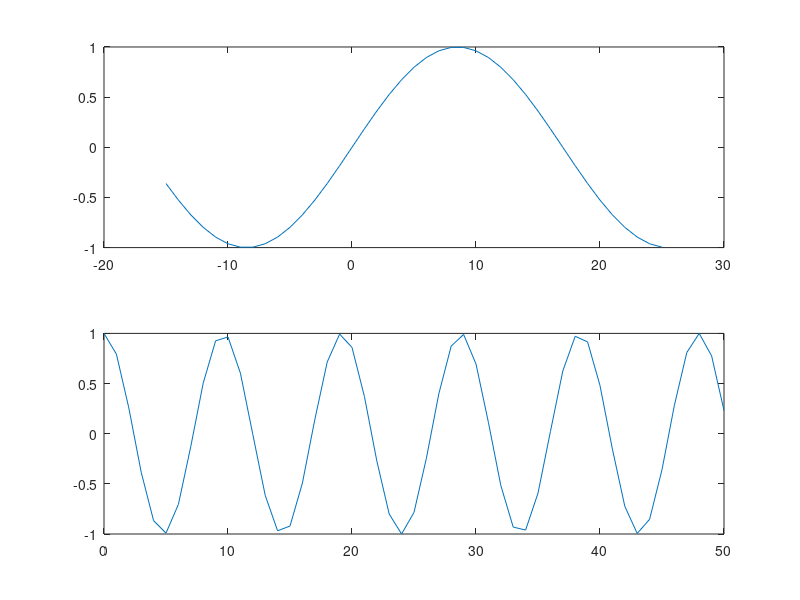
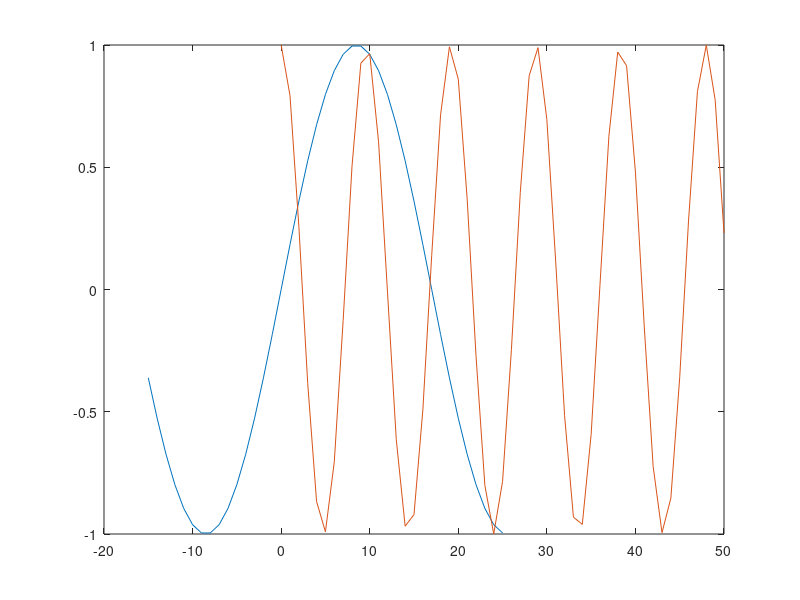

Write MATLAB code to recreate these figures, in order.
function t1_ex4c_Samoilescu_Tudor()
n=-15:25;
x1=sin((pi*n)/17);
m=0:50;
x2=cos((pi*m)/sqrt(23));
%reprezentare grafica in doua "miniferestre"
subplot(2,1,1),plot(-15:25,x1)
subplot(2,1,2),plot(0:50,x2)
%reprezentare grafica in acelasi sistem de coordonate
figure
plot(n,x1)
hold on;
plot(m,x2)